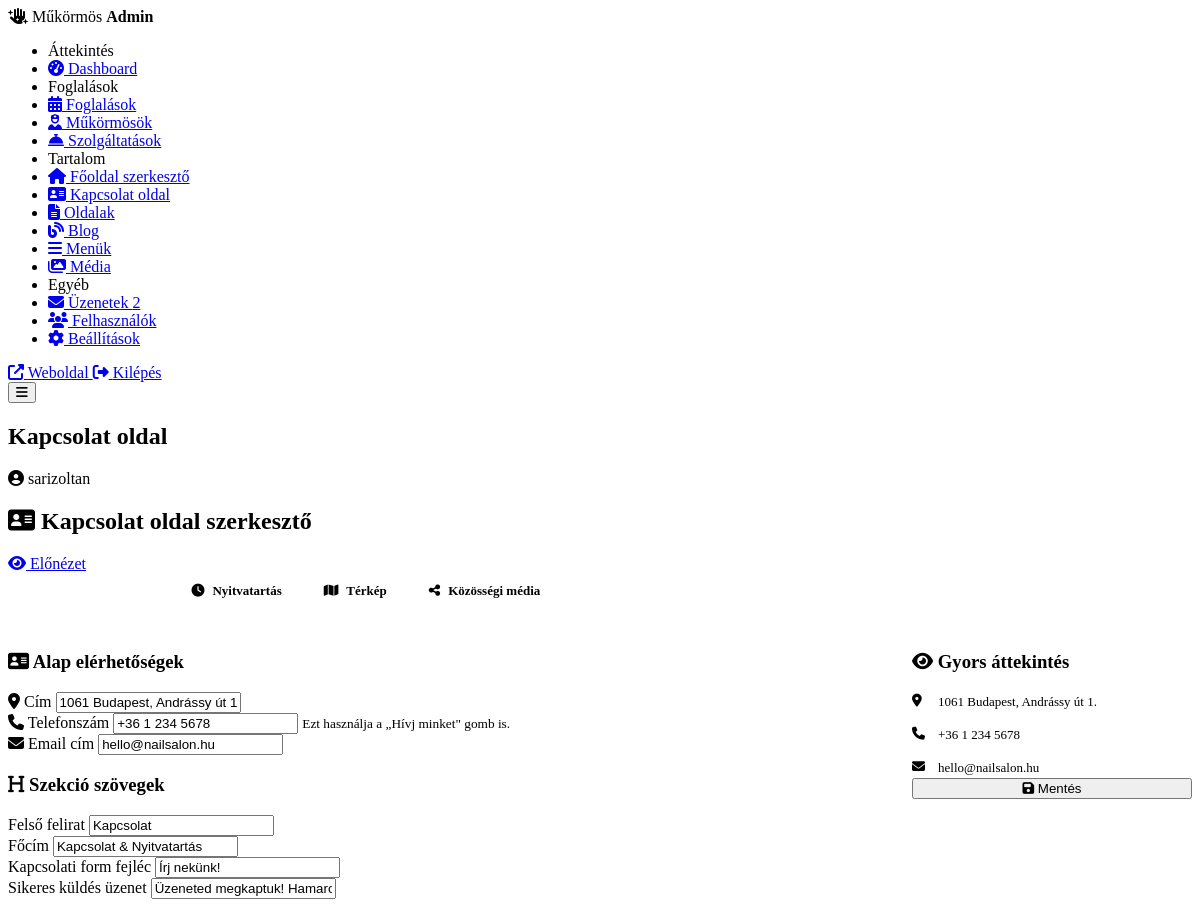
Screenshot of /admin/contact.php (signed in) with the database file from the repository.
### tables this page shows
CREATE TABLE `settings` (
  `setting_key` varchar(100) NOT NULL,
  `setting_value` text DEFAULT NULL
);

### includes/functions.php (called while the page is built, shortened)
<?php
function get_setting(string $key, string $default = ''): string {
    global $pdo;
    static $cache = [];
    if (array_key_exists($key, $cache)) return $cache[$key];
    $stmt = $pdo->prepare("SELECT setting_value FROM settings WHERE setting_key = ? LIMIT 1");
    $stmt->execute([$key]);
    $val = $stmt->fetchColumn();
    $cache[$key] = ($val !== false) ? $val : $default;
    return $cache[$key];
}
function e(?string $str): string {
    return htmlspecialchars((string)($str ?? ''), ENT_QUOTES, 'UTF-8');
}

### admin/contact.php (the view, shortened to what this page needs)
<?php
require_once '../includes/db.php';
require_once '../includes/functions.php';
$active_tab   = $_GET['tab'] ?? 'contact';
function cs(string $key, string $default = ''): string {
    return get_setting($key, $default);
}
$tabs = [
    'contact' => ['icon' => 'fas fa-address-card', 'label' => 'Kapcsolati adatok'],
    'hours'   => ['icon' => 'fas fa-clock',        'label' => 'Nyitvatartás'],
    'map'     => ['icon' => 'fas fa-map',           'label' => 'Térkép'],
    'social'  => ['icon' => 'fas fa-share-alt',     'label' => 'Közösségi média'],
];
require_once 'partials/header.php';
?>
<div class="page-header">
    <h2><i class="fas fa-address-card"></i> Kapcsolat oldal szerkesztő</h2>
    <a href="<?= BASE_URL ?>/#contact" target="_blank" class="btn btn-secondary">
        <i class="fas fa-eye"></i> Előnézet
    </a>
</div>
<div class="homepage-tabs">
    <?php foreach ($tabs as $tab_key => $tab): ?>
    <a href="contact.php?tab=<?= $tab_key ?>"
       class="homepage-tab <?= $active_tab === $tab_key ? 'active' : '' ?>">
        <i class="<?= $tab['icon'] ?>"></i>
        <span><?= $tab['label'] ?></span>
    </a>
    <?php endforeach; ?>
</div>
<form method="POST" action="contact.php?tab=<?= $active_tab ?>"
      enctype="multipart/form-data" id="contactEditorForm">
    <?php if ($active_tab === 'contact'): ?>
    <div class="hp-editor-layout">
        <div class="hp-editor-main">
            <div class="card">
                <div class="card-header">
                    <h3><i class="fas fa-address-card"></i> Alap elérhetőségek</h3>
                </div>
                <div class="form-group">
                    <label><i class="fas fa-map-marker-alt" style="color:var(--accent);"></i> Cím</label>
                    <input type="text" name="site_address"
                           value="<?= e(cs('site_address')) ?>"
                           placeholder="pl. 1234 Budapest, Példa utca 1.">
                </div>
                <div class="form-row">
                    <div class="form-group">
                        <label><i class="fas fa-phone" style="color:var(--accent);"></i> Telefonszám</label>
                        <input type="text" name="site_phone"
                               value="<?= e(cs('site_phone')) ?>"
                               placeholder="pl. +36 30 123 4567">
                        <small style="color:var(--text-muted);">Ezt használja a „Hívj minket" gomb is.</small>
                    </div>
                    <div class="form-group">
                        <label><i class="fas fa-envelope" style="color:var(--accent);"></i> Email cím</label>
                        <input type="email" name="site_email"
                               value="<?= e(cs('site_email')) ?>"
                               placeholder="pl. hello@nailsalon.hu">
                    </div>
                </div>
            </div>
            <div class="card">
                <div class="card-header">
                    <h3><i class="fas fa-heading"></i> Szekció szövegek</h3>
                </div>
                <div class="form-row">
                    <div class="form-group">
                        <label>Felső felirat</label>
                        <input type="text" name="contact_label"
                               value="<?= e(cs('contact_label','Elérhetőség')) ?>"
                               placeholder="pl. Elérhetőség">
                    </div>
                    <div class="form-group">
                        <label>Főcím</label>
                        <input type="text" name="contact_title"
                               value="<?= e(cs('contact_title','Nyitvatartás & Kapcsolat')) ?>"
                               placeholder="pl. Nyitvatartás & Kapcsolat">
                    </div>
                </div>
                <div class="form-group">
                    <label>Kapcsolati form fejléc</label>
                    <input type="text" name="contact_form_title"
                           value="<?= e(cs('contact_form_title','Írj nekünk!')) ?>"
                           placeholder="pl. Írj nekünk!">
                </div>
                <div class="form-group">
                    <label>Sikeres küldés üzenet</label>
                    <input type="text" name="contact_success_msg"
                           value="<?= e(cs('contact_success_msg','Üzeneted megkaptuk! Hamarosan felvesszük veled a kapcsolatot.')) ?>">
                </div>
            </div>
        </div>
        <div class="hp-editor-sidebar">
            <div class="card">
                <div class="card-header"><h3><i class="fas fa-eye"></i> Gyors áttekintés</h3></div>
                <div class="contact-quick-preview">
                    <div class="cqp-row">
                        <i class="fas fa-map-marker-alt"></i>
                        <span><?= cs('site_address') ?: '<em style="color:#ccc;">Nincs megadva</em>' ?></span>
                    </div>
                    <div class="cqp-row">
                        <i class="fas fa-phone"></i>
                        <span><?= cs('site_phone') ?: '<em style="color:#ccc;">Nincs megadva</em>' ?></span>
                    </div>
                    <div class="cqp-row">
                        <i class="fas fa-envelope"></i>
                        <span><?= cs('site_email') ?: '<em style="color:#ccc;">Nincs megadva</em>' ?></span>
                    </div>
                </div>
            </div>
            <div class="card">
                <button type="submit" class="btn btn-primary" style="width:100%;">
                    <i class="fas fa-save"></i> Mentés
                </button>
            </div>
        </div>
    </div>
    <?php endif; ?>
</form>
<?php require_once 'partials/footer.php'; ?>

### admin/contact.php (style rules this page uses)
.homepage-tabs { display:flex; gap:6px; flex-wrap:wrap; margin-bottom:24px; }
.homepage-tab { display:flex; align-items:center; gap:8px; padding:10px 18px; border-radius:8px; border:2px solid var(--border); background:var(--white); color:var(--text-light); text-decoration:none; font-size:13px; font-weight:600; transition:all .2s; }
.homepage-tab.active { background:var(--accent); border-color:var(--accent); color:#fff; }
.hp-editor-layout { display:grid; grid-template-columns:1fr 280px; gap:24px; align-items:start; }
.contact-quick-preview { display:flex; flex-direction:column; gap:12px; }
.cqp-row { display:flex; gap:10px; align-items:flex-start; font-size:13px; }
.cqp-row i { color:var(--accent); width:16px; flex-shrink:0; margin-top:2px; }
.cqp-row span { color:var(--text); line-height:1.6; }

### rows the page displays
settings: site_address "1061 Budapest, Andrássy út 1."
settings: site_phone "+36 1 234 5678"
settings: site_email "hello@nailsalon.hu"
settings: contact_label "Kapcsolat"
settings: contact_title "Kapcsolat & Nyitvatartás"

### other values shown
$new_msg "2"
$page_title "Kapcsolat oldal"
current_admin()['name'] "sarizoltan"
$tab['label'] "Nyitvatartás"
$tab['label'] "Térkép"
$tab['label'] "Közösségi média"
cs('site_address') ?: '<em style="color:#ccc;">Nincs megadva</em>' "1061 Budapest, Andrássy út 1."
cs('site_phone') ?: '<em style="color:#ccc;">Nincs megadva</em>' "+36 1 234 5678"
cs('site_email') ?: '<em style="color:#ccc;">Nincs megadva</em>' "hello@nailsalon.hu"
